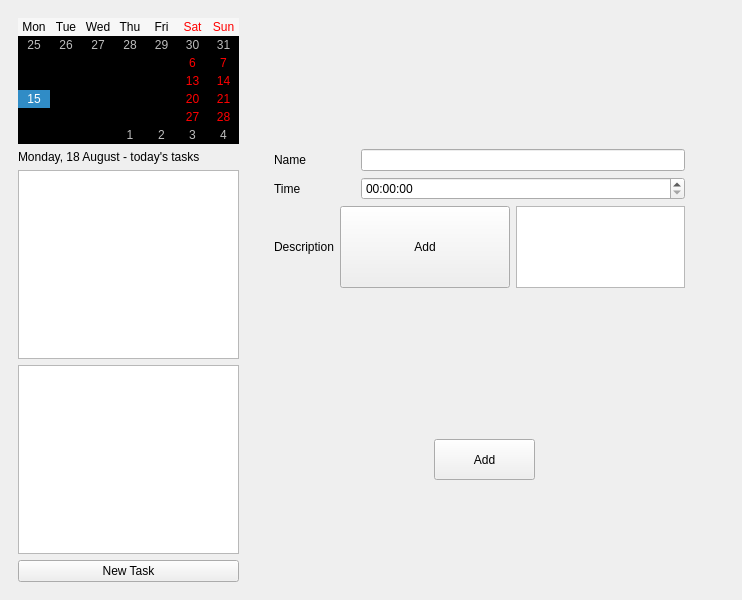
<?xml version="1.0" encoding="UTF-8"?>
<ui version="4.0">
 <class>MainWindow</class>
 <widget class="QMainWindow" name="MainWindow">
  <property name="geometry">
   <rect>
    <x>0</x>
    <y>0</y>
    <width>742</width>
    <height>600</height>
   </rect>
  </property>
  <property name="windowTitle">
   <string>MainWindow</string>
  </property>
  <widget class="QWidget" name="centralwidget">
   <layout class="QHBoxLayout" name="horizontalLayout">
    <item>
     <widget class="QWidget" name="widget_1" native="true">
      <property name="sizePolicy">
       <sizepolicy hsizetype="Preferred" vsizetype="Preferred">
        <horstretch>1</horstretch>
        <verstretch>0</verstretch>
       </sizepolicy>
      </property>
      <property name="styleSheet">
       <string notr="true"/>
      </property>
      <layout class="QVBoxLayout" name="verticalLayout">
       <item>
        <widget class="QCalendarWidget" name="calendarWidget">
         <property name="styleSheet">
          <string notr="true">* { background: transparent; }</string>
         </property>
         <property name="firstDayOfWeek">
          <enum>Qt::DayOfWeek::Monday</enum>
         </property>
         <property name="gridVisible">
          <bool>false</bool>
         </property>
         <property name="selectionMode">
          <enum>QCalendarWidget::SelectionMode::SingleSelection</enum>
         </property>
         <property name="verticalHeaderFormat">
          <enum>QCalendarWidget::VerticalHeaderFormat::NoVerticalHeader</enum>
         </property>
         <property name="navigationBarVisible">
          <bool>false</bool>
         </property>
         <property name="dateEditEnabled">
          <bool>true</bool>
         </property>
        </widget>
       </item>
       <item>
        <widget class="QLabel" name="label">
         <property name="text">
          <string>Monday, 18 August - today's tasks</string>
         </property>
        </widget>
       </item>
       <item>
        <widget class="QListView" name="listView_1"/>
       </item>
       <item>
        <widget class="QListView" name="listView_2">
         <property name="styleSheet">
          <string notr="true"/>
         </property>
        </widget>
       </item>
       <item>
        <widget class="QPushButton" name="newTaskButton">
         <property name="text">
          <string>New Task</string>
         </property>
        </widget>
       </item>
      </layout>
     </widget>
    </item>
    <item>
     <widget class="QStackedWidget" name="stackedWidget">
      <property name="sizePolicy">
       <sizepolicy hsizetype="Preferred" vsizetype="Preferred">
        <horstretch>2</horstretch>
        <verstretch>0</verstretch>
       </sizepolicy>
      </property>
      <property name="currentIndex">
       <number>1</number>
      </property>
      <widget class="QWidget" name="default_view"/>
      <widget class="QWidget" name="new_task">
       <widget class="QPushButton" name="addButton">
        <property name="geometry">
         <rect>
          <x>180</x>
          <y>430</y>
          <width>101</width>
          <height>41</height>
         </rect>
        </property>
        <property name="text">
         <string>Add</string>
        </property>
       </widget>
       <widget class="QWidget" name="layoutWidget">
        <property name="geometry">
         <rect>
          <x>20</x>
          <y>140</y>
          <width>411</width>
          <height>139</height>
         </rect>
        </property>
        <layout class="QVBoxLayout" name="verticalLayout_2">
         <item>
          <layout class="QHBoxLayout" name="horizontalLayout_2">
           <item>
            <widget class="QLabel" name="label_2">
             <property name="sizePolicy">
              <sizepolicy hsizetype="Preferred" vsizetype="Preferred">
               <horstretch>1</horstretch>
               <verstretch>0</verstretch>
              </sizepolicy>
             </property>
             <property name="text">
              <string>Name</string>
             </property>
            </widget>
           </item>
           <item>
            <widget class="QLineEdit" name="nameEdit">
             <property name="sizePolicy">
              <sizepolicy hsizetype="Preferred" vsizetype="Fixed">
               <horstretch>4</horstretch>
               <verstretch>0</verstretch>
              </sizepolicy>
             </property>
            </widget>
           </item>
          </layout>
         </item>
         <item>
          <layout class="QHBoxLayout" name="horizontalLayout_4">
           <item>
            <widget class="QLabel" name="label_4">
             <property name="sizePolicy">
              <sizepolicy hsizetype="Preferred" vsizetype="Preferred">
               <horstretch>1</horstretch>
               <verstretch>0</verstretch>
              </sizepolicy>
             </property>
             <property name="text">
              <string>Time</string>
             </property>
            </widget>
           </item>
           <item>
            <widget class="QTimeEdit" name="timeEdit">
             <property name="sizePolicy">
              <sizepolicy hsizetype="Preferred" vsizetype="Fixed">
               <horstretch>4</horstretch>
               <verstretch>0</verstretch>
              </sizepolicy>
             </property>
            </widget>
           </item>
          </layout>
         </item>
         <item>
          <layout class="QHBoxLayout" name="horizontalLayout_3">
           <item>
            <widget class="QLabel" name="label_3">
             <property name="sizePolicy">
              <sizepolicy hsizetype="Preferred" vsizetype="Preferred">
               <horstretch>1</horstretch>
               <verstretch>0</verstretch>
              </sizepolicy>
             </property>
             <property name="text">
              <string>Description</string>
             </property>
            </widget>
           </item>
           <item>
            <widget class="QPushButton" name="descriptionButton">
             <property name="sizePolicy">
              <sizepolicy hsizetype="Preferred" vsizetype="Expanding">
               <horstretch>4</horstretch>
               <verstretch>0</verstretch>
              </sizepolicy>
             </property>
             <property name="text">
              <string>Add</string>
             </property>
            </widget>
           </item>
           <item>
            <widget class="QTextEdit" name="descriptionEdit">
             <property name="enabled">
              <bool>true</bool>
             </property>
             <property name="sizePolicy">
              <sizepolicy hsizetype="Preferred" vsizetype="Expanding">
               <horstretch>4</horstretch>
               <verstretch>0</verstretch>
              </sizepolicy>
             </property>
             <property name="tabChangesFocus">
              <bool>true</bool>
             </property>
            </widget>
           </item>
          </layout>
         </item>
        </layout>
       </widget>
      </widget>
     </widget>
    </item>
   </layout>
  </widget>
 </widget>
 <tabstops>
  <tabstop>calendarWidget</tabstop>
  <tabstop>listView_1</tabstop>
  <tabstop>listView_2</tabstop>
  <tabstop>newTaskButton</tabstop>
  <tabstop>nameEdit</tabstop>
  <tabstop>timeEdit</tabstop>
  <tabstop>descriptionEdit</tabstop>
  <tabstop>addButton</tabstop>
 </tabstops>
 <resources/>
 <connections/>
</ui>
